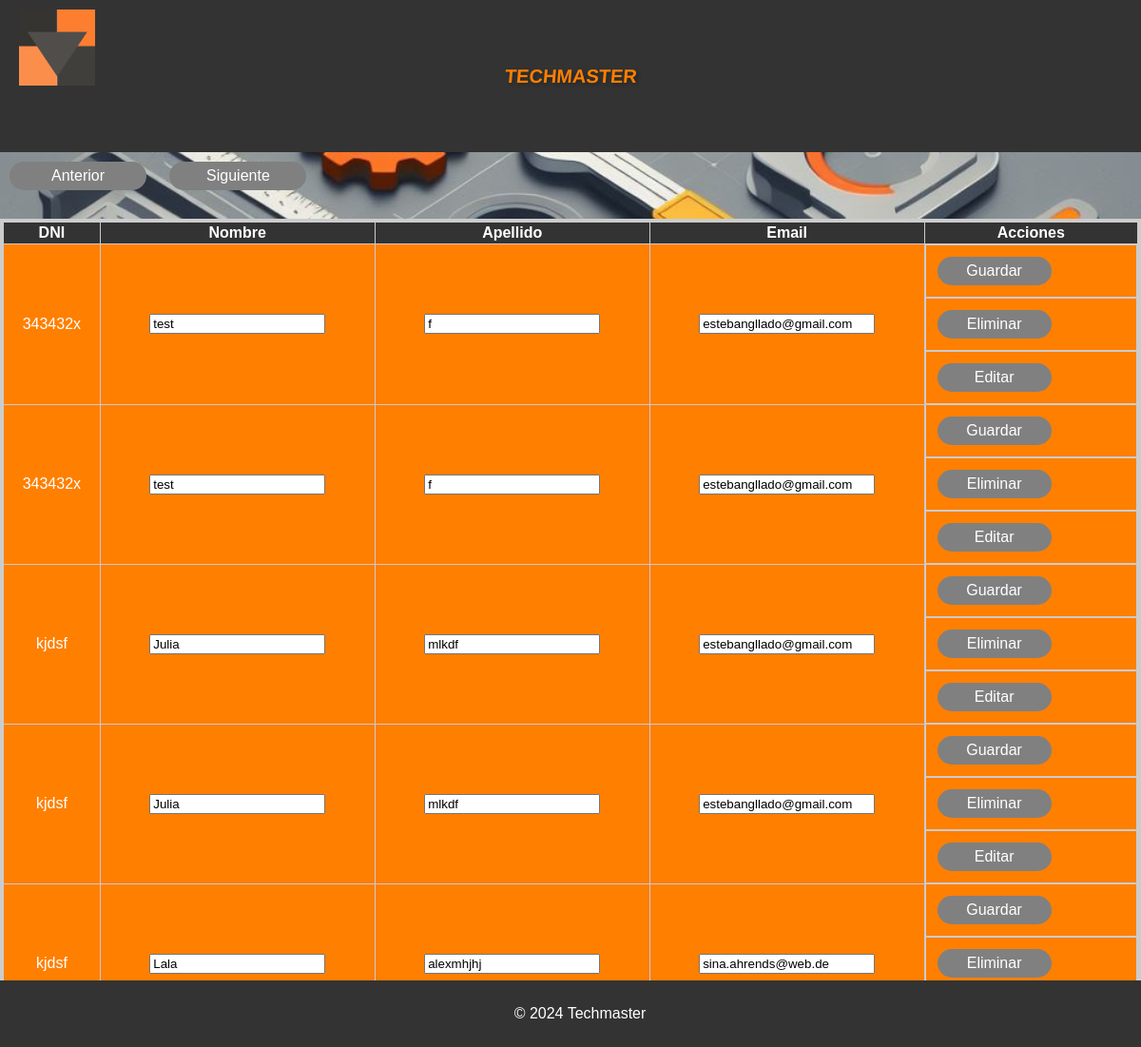
Screenshot of /buscar_clientes.php?pagina=4 (signed in) with the database file from the repository.
### tables this page shows
CREATE TABLE `clientes` (
  `id` int(11) NOT NULL,
  `nombre` varchar(50) NOT NULL,
  `apellido` varchar(50) NOT NULL,
  `dni` varchar(10) NOT NULL,
  `email` varchar(100) DEFAULT NULL,
  `num_tickets` int(11) DEFAULT 0
);

### buscar_clientes.php (the view, shortened to what this page needs)
<!DOCTYPE html>
<html lang="es">
<head>
    <link rel="stylesheet" href="test.css">
</head>
<body>
<header>
    <div class="logo">
        <img src="techmaster_logo.png" alt="Logo de TechMaster">
    </div>
    <h1>TechMaster</h1>
</header>
<?php
$servername = "localhost";
$username = "root";
$password = "Asixdual2024.";
$dbname = "proyecto";
$conn = new mysqli($servername, $username, $password, $dbname);
$clientes_por_pagina = 5;
$pagina_actual = isset($_GET['pagina']) ? (int)$_GET['pagina'] : 1;
$inicio = ($pagina_actual > 1) ? ($pagina_actual * $clientes_por_pagina - $clientes_por_pagina) : 0;
$sql = "SELECT SQL_CALC_FOUND_ROWS dni, nombre, apellido, email FROM Clientes LIMIT ?, ?";
$stmt = $conn->prepare($sql);
$stmt->bind_param("ii", $inicio, $clientes_por_pagina);
$stmt->execute();
$result = $stmt->get_result();
$total_clientes = $conn->query("SELECT FOUND_ROWS() as total")->fetch_assoc()['total'];
$total_paginas = ceil($total_clientes / $clientes_por_pagina);
?>
<div class="pagination">
    <?php if ($pagina_actual > 1): ?>
        <a href="?pagina=<?php echo $pagina_actual - 1; ?>" class="button">Anterior</a>
    <?php endif; ?>
    <?php if ($pagina_actual < $total_paginas): ?>
        <a href="?pagina=<?php echo $pagina_actual + 1; ?>" class="button button-next">Siguiente</a>
    <?php endif; ?>
</div>
<div class="tabla-container">
    <table>
        <tr>
            <th>DNI</th>
            <th>Nombre</th>
            <th>Apellido</th>
            <th>Email</th>
            <th>Acciones</th>
        </tr>
        <?php if ($result && $result->num_rows > 0): ?>
            <?php while($row = $result->fetch_assoc()): ?>
                <tr>
                    <form action='' method='post'>
                        <td><?php echo htmlspecialchars($row["dni"]); ?></td>
                        <td><input type='text' name='nombre' value='<?php echo htmlspecialchars($row["nombre"]); ?>' readonly></td>
                        <td><input type='text' name='apellido' value='<?php echo htmlspecialchars($row["apellido"]); ?>' readonly></td>
                        <td><input type='text' name='email' value='<?php echo htmlspecialchars($row["email"]); ?>' readonly></td>
                        <td class="actions">
                            <input type='submit' value='Guardar' class='button'>
                        </td>
                    </form>
                    <form action='' method='post'>
                        <td class="actions">
                            <input type='submit' value='Eliminar' class='button'>
                        </td>
                    </form>
                    <td class="actions">
                        <button onclick='habilitarEdicion(this)' class='button'>Editar</button>
                    </td>
                </tr>
            <?php endwhile; ?>
        <?php else: ?>
            <tr>
                <td colspan="5">No se encontraron clientes.</td>
            </tr>
        <?php endif; ?>
    </table>
</div>
<footer>
    <p>© 2024 Techmaster</p>
</footer>
</body>
</html>

### test.css (style rules this page uses)
body { font-family: Arial, sans-serif; margin: 0; padding: 0; background-image: url('reparaciones_background.jpg'); background-size: cover; background-repeat: repeat; min-height: 100vh; position: relative; background-color: rgba(242, 242, 242, 0.3); }
header { background-color: #333; color: #fff; padding: 20px; text-align: center; position: relative; height: 120px; overflow: hidden; }
h1 { font-size: 20px; margin: 0; text-transform: uppercase; text-shadow: 2px 2px 4px rgba(0,0,0,0.3); transform: skew(-5deg); display: inline-block; color: #ff7f00; line-height: 120px; }
.logo { position: absolute; top: 10px; left: 20px; }
.logo img { width: 80px; height: auto; }
.button { display: inline-block; padding: 6px 12px; margin: 10px; background-color: #808080; color: #ffffff; text-decoration: none; border-radius: 20px; border: none; cursor: pointer; transition: background-color 0.3s ease; font-size: 16px; min-width: 120px; text-align: center; }
footer { background-color: #333; color: #fff; text-align: center; padding: 10px; position: fixed; bottom: 0; width: 100%; z-index: 1; margin-top: 20px; }
table { width: 100%; height: 50%; border-collapse: collapse; margin-top: 20px; margin-left: auto; margin-right: auto; border: 4px solid #ccc; }
th, td { border: 1px solid #ccc; text-align: center; color: #fff; background-color: #ff7f00; padding: 2px; }
th { background-color: #333; }
.actions { display: flex; align-items: center; }
.actions form, .actions button { margin-right: 10px; }

### rows the page displays
clientes: dni "343432x", nombre "test", apellido "f", email "estebangllado@gmail.com"
clientes: dni "343432x", nombre "test", apellido "f", email "estebangllado@gmail.com"
clientes: dni "kjdsf", nombre "Julia", apellido "mlkdf", email "estebangllado@gmail.com"
clientes: dni "kjdsf", nombre "Julia", apellido "mlkdf", email "estebangllado@gmail.com"
clientes: dni "kjdsf", nombre "Lala", apellido "alexmhjhj", email "sina.ahrends@web.de"
